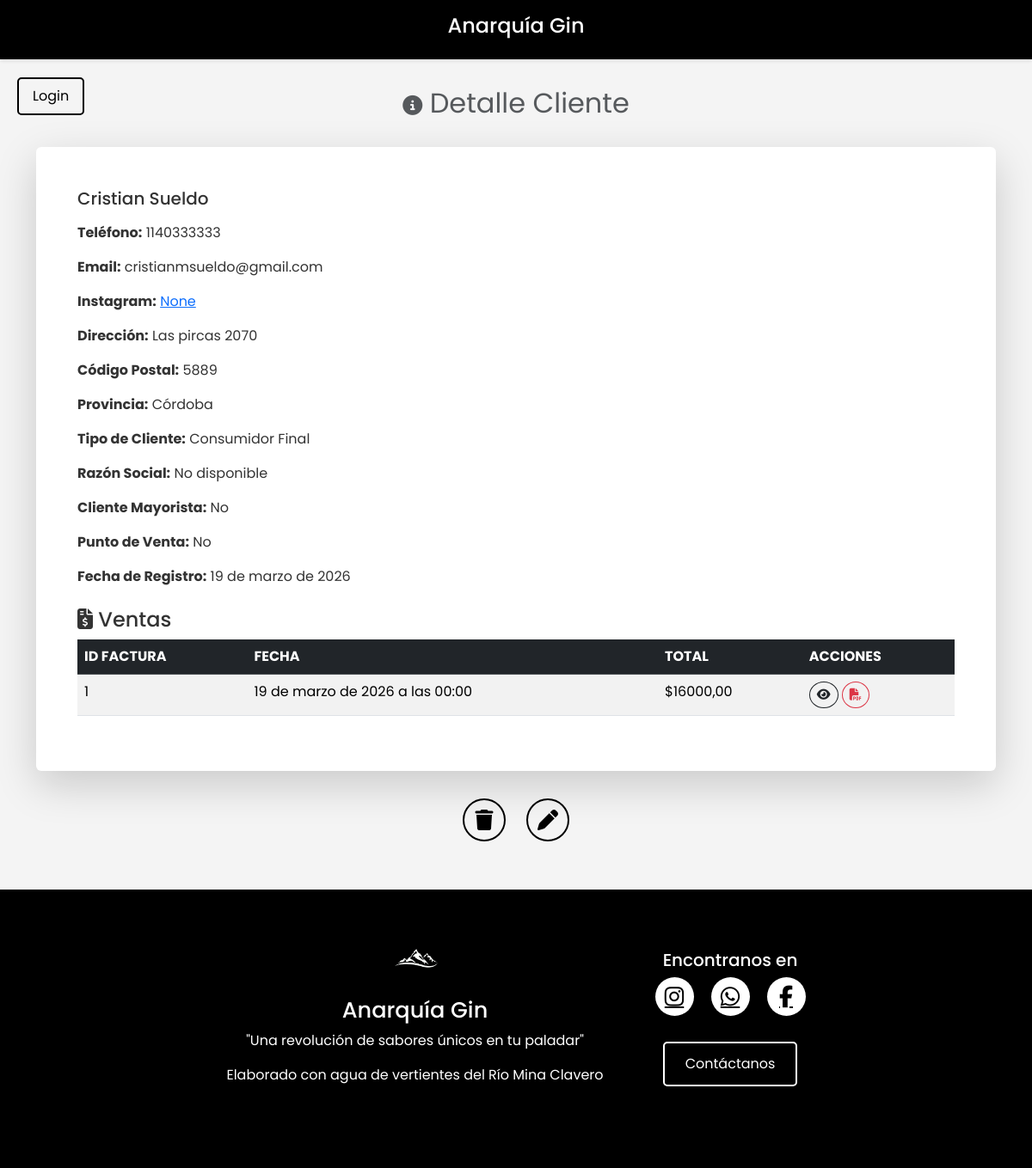
Screenshot of /clientes/clienteDetalle/1/ with the database file from the repository.
### controlstock/models.py (models this page shows, shortened)
class Cliente(models.Model):
    fecha = models.DateField(auto_now_add= True)
    nombre = models.CharField(max_length=30, help_text="cliente1")
    telefono = models.CharField(max_length=15)
    TIPO_CLIENTE = [
        ("C", "Consumidor Final"),
        ("R", "Responsable Inscripto"),
        ("M", "Monotributista"),
        ]
    tipo_cliente = models.CharField(max_length=1, choices=TIPO_CLIENTE, default="C")
    razon_social = models.CharField(max_length=30,default=None, null=True, blank=True)
    direccion = models.CharField(max_length=30, help_text="Introduce direccion de tu punto de venta", default=None, null=True, blank=True)
    cliente_mayorista = models.BooleanField(default=False)
    punto_venta = models.BooleanField(default=False)
    codPostal = models. IntegerField(verbose_name = "Codigo Postal")
    email = models.EmailField(default=None, null=True, blank=True)
    instagram = models.URLField(default=None, null=True, blank=True)
    provincia = models.ForeignKey(Provincia, on_delete=models.PROTECT)

class Provincia(models.Model):
    nombre = models.CharField(max_length=20)

class Venta(models.Model):
    fecha = models.DateTimeField()
    total = models.DecimalField(max_digits=10, decimal_places=2)
    anulado = models.BooleanField(default=False)
    id_cliente = models.ForeignKey(Cliente, on_delete=models.PROTECT)
    descuento = models.DecimalField(max_digits=10, decimal_places=2, default=0.00)

### controlstock/views.py (the view)
# urls.py: path('clientes/clienteDetalle/<int:pk>/', views.clienteDetalle, name='clienteDetalle'),
def clienteDetalle(request, pk):
    cliente = get_object_or_404(Cliente, pk=pk)
    ventas = Venta.objects.filter(id_cliente=cliente)
    context = {
        'cliente': cliente,
        'ventas': ventas,
    }
    return render(request, 'clientes/clienteDetalle.html', context)

### Anarquia/templates/clientes/ClienteDetalle.html (shortened to what this page needs)
{% extends "base.html" %}
{% load static %}
{% block content %}
<link rel="stylesheet" type="text/css" href="{% static 'css/styles.css' %}">
<div class="container mt-4 container-spacing">
    <h3 class="text-muted mb-4 text-center sticky-top p-2" style="font-weight: normal; font-size: 2rem; top: 70px; z-index: 1050;">
        <i class="fa-solid fa-circle-info" style="font-size: 23px;"></i> Detalle Cliente
    </h3>
    <div class="bg-white p-5 rounded shadow-lg">
        <div class="card-body">
            <h5 class="mb-3">{{ cliente.nombre }}</h5>
            <p><strong>Teléfono:</strong> {{ cliente.telefono }}</p>
            <p><strong>Email:</strong> {{ cliente.email }}</p>
            <p><strong>Instagram:</strong> <a href="{{ cliente.instagram }}" target="_blank">{{ cliente.instagram }}</a></p>
            <p><strong>Dirección:</strong> {{ cliente.direccion }}</p>
            <p><strong>Código Postal:</strong> {{ cliente.codPostal }}</p>
            <p><strong>Provincia:</strong> {{ cliente.provincia.nombre }}</p>
            <p><strong>Tipo de Cliente:</strong> {{ cliente.get_tipo_cliente_display }}</p>
            <p><strong>Razón Social:</strong> {{ cliente.razon_social|default:"No disponible" }}</p>
            <p><strong>Cliente Mayorista:</strong> {{ cliente.cliente_mayorista|yesno:"Sí,No" }}</p>
            <p><strong>Punto de Venta:</strong> {{ cliente.punto_venta|yesno:"Sí,No" }}</p>
            <p><strong>Fecha de Registro:</strong> {{ cliente.fecha }}</p>
            <h4 class="mt-4"><i class="fa-solid fa-file-invoice-dollar"></i> Ventas</h4>
            <table class="table table-striped">
                <thead class="table-dark text-uppercase">
                    <tr>
                        <th>ID Factura</th>
                        <th>Fecha</th>
                        <th>Total</th>
                        <th>Acciones</th>
                    </tr>
                </thead>
                <tbody>
                    {% for venta in ventas %}
                    <tr>
                        <td>
                            <a href="{% url 'ventaDetalle' venta.id %}" class="venta-link">
                                {{ venta.id }}
                            </a>
                        </td>
                        <td>
                            <a href="{% url 'ventaDetalle' venta.id %}" class="venta-link">
                                {{ venta.fecha }}
                            </a>
                        </td>
                        <td>
                            <a href="{% url 'ventaDetalle' venta.id %}" class="venta-link">
                                ${{ venta.total }}
                            </a>
                        </td>
                        <td>
                            <a href="{% url 'ventaDetalle' venta.id %}" class="btn btn-outline-dark btn-sm rounded-circle" title="Previsualizar">
                                <i class="fa-solid fa-eye"></i>
                            </a>
                            <a href="{% url 'generar_factura' venta.id %}" class="btn btn-outline-danger btn-sm rounded-circle" title="Descargar PDF">
                                <i class="fa-solid fa-file-pdf"></i>
                            </a>
                        </td>
                    </tr>
                    {% empty %}
                    <tr>
                        <td colspan="4">No hay facturas para este cliente.</td>
                    </tr>
                    {% endfor %}
                </tbody>
            </table>
        </div>
    </div>
    <div class="d-flex justify-content-center mt-4">
        <form action="{% url 'clienteEliminar' cliente.id %}" method="post" class="me-2">
            <button type="submit" class="btn btn-icon m-2"
                    onclick="return confirm('¿Estás seguro de que deseas eliminar este cliente?');">
                <i class="fa-solid fa-trash"></i>
            </button>
        </form>
        <a href="{% url 'clienteEditar' cliente.id %}" class="btn btn-icon m-2">
            <i class="fa-solid fa-pen"></i>
        </a>
    </div>
</div>
{% endblock %}

### Anarquia/static/css/styles.css (style rules this page uses)
.container { padding-bottom: 3rem; margin-top: 1.5rem; }
.btn-icon { width: 50px; height: 50px; background-color: transparent; border: 2px solid #000; border-radius: 50%; display: flex; align-items: center; justify-content: center; font-size: 24px; color: #000; transition: all 0.3s ease; }
.btn-icon i { pointer-events: none; }

### Anarquia/templates/base.html (style rules this page uses)
body { font-family: 'Poppins', sans-serif; margin: 0; padding: 0; overflow-x: hidden; color: #333; background-color: #f4f4f4; display: flex; flex-direction: column; min-height: 100vh; }

### Anarquia/templates/clientes/ClienteDetalle.html (style rules this page uses)
.venta-link { color: inherit; text-decoration: none; }

### rows the page displays
Cliente: nombre "Cristian Sueldo", telefono "1140333333", email "cristianmsueldo@gmail.com", instagram "None", direccion "Las pircas 2070", codPostal "5889", provincia.nombre "Córdoba", tipo_cliente "Consumidor Final", razon_social "No disponible", cliente_mayorista "No", punto_venta "No", fecha "19 de marzo de 2026"
Venta: id "1", fecha "19 de marzo de 2026 a las 00:00", total "16000,00"
